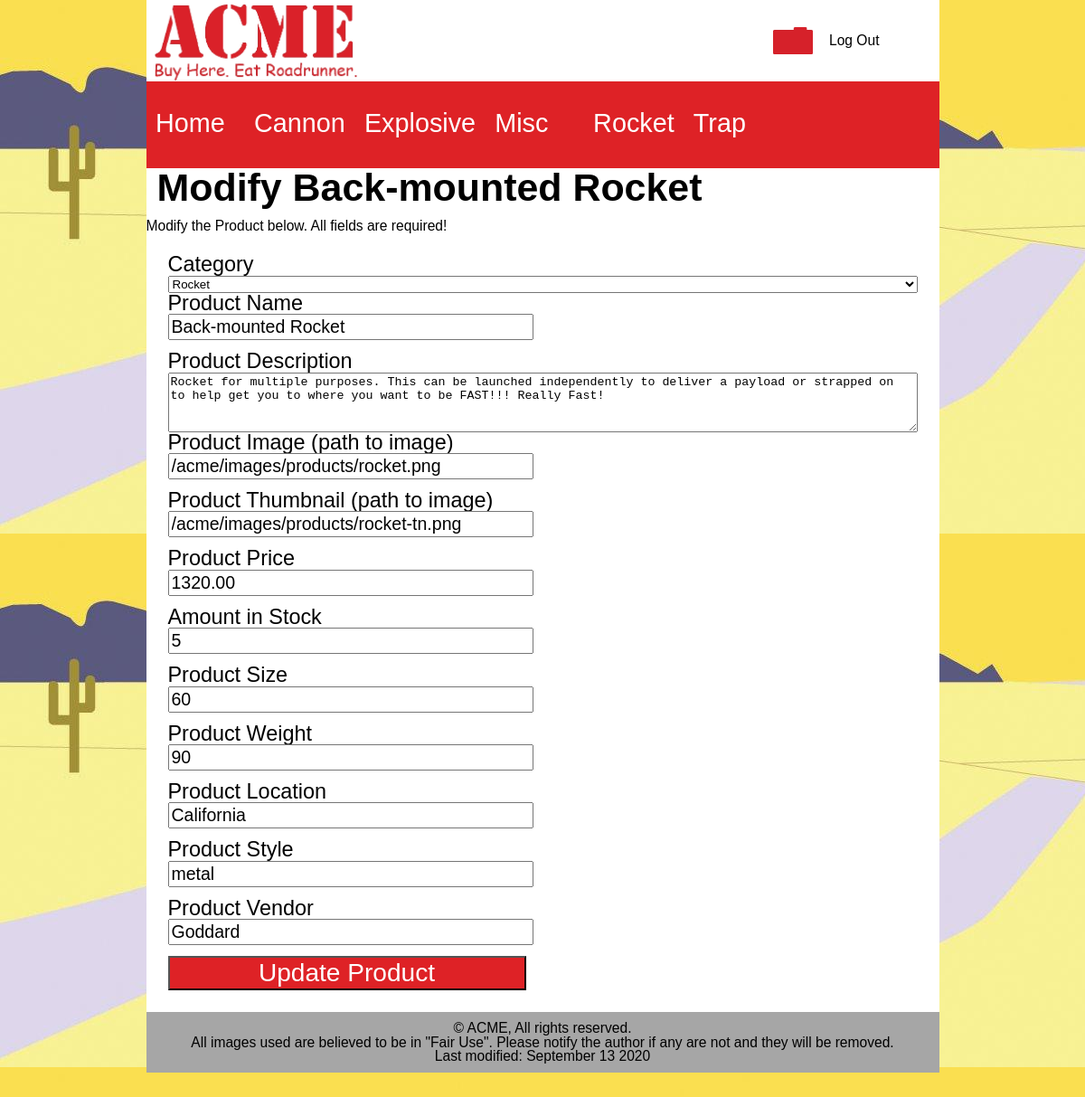
The page /products?action=mod&id=2 (signed in) on the database its author committed.
### tables this page shows
CREATE TABLE `categories` (
  `categoryId` int(10) UNSIGNED NOT NULL,
  `categoryName` varchar(30) NOT NULL
);

CREATE TABLE `inventory` (
  `invId` int(11) UNSIGNED NOT NULL,
  `invName` varchar(50) NOT NULL DEFAULT '',
  `invDescription` text NOT NULL,
  `invImage` varchar(50) NOT NULL DEFAULT '',
  `invThumbnail` varchar(50) NOT NULL DEFAULT '',
  `invPrice` decimal(10,2) NOT NULL DEFAULT '0.00',
  `invStock` smallint(6) NOT NULL DEFAULT '0',
  `invSize` smallint(6) NOT NULL DEFAULT '0',
  `invWeight` smallint(6) NOT NULL DEFAULT '0',
  `invLocation` varchar(35) NOT NULL DEFAULT '',
  `categoryId` int(10) UNSIGNED NOT NULL,
  `invVendor` varchar(20) NOT NULL DEFAULT '',
  `invStyle` varchar(20) NOT NULL DEFAULT ''
);

### model/acme-model.php (called while the page is built, shortened)
<?php
function getCategories(){
$db = acmeConnect();
$sql = 'SELECT categoryName, categoryId FROM categories ORDER BY categoryName ASC';
$stmt = $db->prepare($sql);
$stmt->execute();
$categories = $stmt->fetchAll();
return $categories;
}

### model/products-model.php (called while the page is built, shortened)
<?php
function getProductInfo($invId){
    $db = acmeConnect();
    $sql = 'SELECT * FROM inventory WHERE invId = :invId';
    $stmt = $db->prepare($sql);
    $stmt->bindValue(':invId', $invId, PDO::PARAM_INT);
    $stmt->execute();
    $prodInfo = $stmt->fetch(PDO::FETCH_ASSOC);
    return $prodInfo;
}

### view/prod-update.php (the view, shortened to what this page needs)
<?php
    $prodInfo = getProductInfo($invId);
    $catList = '<select id="catListDropDown" name="catListDropDown" form="invForm">';
    foreach ($categories as $category) {
        $catList .= "<option value='$category[categoryId]'";
        if (isset($catListDropDown) && ($category['categoryId'] == $catListDropDown) ) {
            $catList .= " selected";
        } elseif( isset($prodInfo['categoryId']) && ($category['categoryId'] === $prodInfo['categoryId']) ){
             $catList .= ' selected ';
        }
        $catList .= ">$category[categoryName]</option>";
    }
    $catList .= '</select>';
?>
<!DOCTYPE html>
<html lang="en-us">
    <head>
        <?php include "../common/head.php" ?>
    </head>
    <body>
      <div id="floatFrame">
        <header>
            <img id="logo" src="../images/site/logo.gif" alt="Acme Inc. Logo">
            <?php
                  echo $headerAccount
            ?>
            <nav>
                <?php
                    echo $navList;
                ?>
            </nav>
        </header>
        <main>
            <h1>
                <?php
                if( isset($prodInfo['invName']) ){
                    echo "Modify $prodInfo[invName] ";
                } elseif( isset($invName) ) {
                    echo $invName;
                }
                ?>
            </h1>
            <p>Modify the Product below. All fields are required!</p>
            <form action="/acme/products/index.php" id="invForm" method="post">
                <label for="catListDropDown">Category</label>
                <?php echo $catList; ?>
                <label for="invName">Product Name</label>
                <input type="text" id="invName" name="invName" required
                    <?php
                        if( isset($invName) ){
                            echo "value='$invName'";
                        } elseif( isset($prodInfo['invName']) ) {
                            echo "value='$prodInfo[invName]'";
                        }
                    ?>
                >
                <label for="invDescription">Product Description</label>
                <textarea id="invDescription" name="invDescription" rows="4" required><?php
                        if( isset($invDescription) ){
                            echo $invDescription;
                        } elseif( isset($prodInfo['invDescription']) ) {
                            echo $prodInfo['invDescription'];
                        }
                    ?></textarea>
                <label for="invImage">Product Image (path to image)</label>
                <input type="text" id="invImage" name="invImage" required
                    <?php
                        if( isset($invImage) ){
                            echo "value='$invImage'";
                        } elseif( isset($prodInfo['invImage']) ) {
                            echo "value='$prodInfo[invImage]'";
                        }
                    ?>
                >
                <label for="invThumbnail">Product Thumbnail (path to image)</label>
                <input type="text" id="invThumbnail" name="invThumbnail" required
                    <?php
                        if( isset($invThumbnail) ){
                            echo "value='$invThumbnail'";
                        } elseif( isset($prodInfo['invThumbnail']) ) {
                            echo "value='$prodInfo[invThumbnail]'";
                        }
                    ?>
                >
                <label for="invPrice">Product Price</label>
                <input type="number" id="invPrice" name="invPrice" required
                    <?php
                        if( isset($invPrice) ){
                            echo "value='$invPrice'";
                        } elseif( isset($prodInfo['invPrice']) ) {
                            echo "value='$prodInfo[invPrice]'";
                        }
                    ?>
                >
                <label for="invStock">Amount in Stock</label>
                <input type="number" id="invStock" name="invStock" required
                    <?php
                        if( isset($invStock) ){
                            echo "value='$invStock'";
                        } elseif( isset($prodInfo['invStock']) ) {
                            echo "value='$prodInfo[invStock]'";
                        }
                    ?>
                >
                <label for="invSize">Product Size</label>
                <input type="number" id="invSize" name="invSize" required
                    <?php
                        if( isset($invSize) ){
                            echo "value='$invSize'";
                        } elseif( isset($prodInfo['invSize']) ) {
                            echo "value='$prodInfo[invSize]'";
                        }
                    ?>
                >
                <label for="invWeight">Product Weight</label>
                <input type="number" id="invWeight" name="invWeight" required
                    <?php
                        if( isset($invWeight) ){
                            echo "value='$invWeight'";
                        } elseif( isset($prodInfo['invWeight']) ) {
                            echo "value='$prodInfo[invWeight]'";
                        }
                    ?>
                >
                <label for="invLocation">Product Location</label>
                <input type="text" id="invLocation" name="invLocation" required
                    <?php
                        if( isset($invLocation) ){
                            echo "value='$invLocation'";
                        } elseif( isset($prodInfo['invLocation']) ) {
                            echo "value='$prodInfo[invLocation]'";
                        }
                    ?>
                >
                <label for="invStyle">Product Style</label>
                <input type="text" id="invStyle" name="invStyle" required
                    <?php
                        if( isset($invStyle) ){
                            echo "value='$invStyle'";
                        } elseif( isset($prodInfo['invStyle']) ) {
                            echo "value='$prodInfo[invStyle]'";
                        }
                    ?>
                >
                <label for="invVendor">Product Vendor</label>
                <input type="text" id="invVendor" name="invVendor" required
                    <?php
                        if( isset($invVendor) ){
                            echo "value='$invVendor'";
                        } elseif( isset($prodInfo['invVendor']) ) {
                            echo "value='$prodInfo[invVendor]'";
                        }
                    ?>
                >
                <input type="submit" value="Update Product">
            </form>
        </main>
        <footer>
            <?php include "../common/footer.php"?>
        </footer>
      </div>
    </body>
</html>

### library/functions.php (shortened to what this page needs)
<?php
function createNav($categories){
    $navList = '<ul id="nav_ul">';
    $navList .= "<li id='homeNavItem' class='nav_li'><a href='/acme/' title='View the Acme home page'>Home</a></li>";
    foreach ($categories as $category) {
        $navList .= "<li id='$category[categoryName]NavItem' class='nav_li'><a href='/acme/products/?action=category&type=$category[categoryName]' title='View our $category[categoryName] product line'>$category[categoryName]</a></li>";
    }
    $navList .= '</ul>';
    return $navList;
}
function createHeaderAccount($loggedin){
    $headerAccount = '';
    if ($loggedin){
        $headerAccount .= "<a id='headerAccount' href='/acme/accounts/index.php?action=logout'>";
        $headerAccount .= "<img id='myAccountImg' src='/acme/images/site/account.gif' alt='My Account'>";
        $headerAccount  .= "<p>Log Out</p></a>";
    } else {
        $headerAccount  = "<a id='headerAccount' href='/acme/accounts/index.php?action=login'>";
        $headerAccount .= "<img id='myAccountImg' src='/acme/images/site/account.gif' alt='My Account'>";
        $headerAccount  .= "<p>My Account</p></a>";
    }
    return $headerAccount;
}

### styles/main.css (style rules this page uses)
html, body, div, span, h1, h2, h3, h4, h5, h6, p, a, img, ol, ul, li, article, aside, figure, figcaption, footer, header, nav, section { margin: 0; padding: 0; border: 0; font-size: 100%; }
body { line-height: 1; overflow-x: hidden; }
ol, ul { list-style: none; }
body { font-size: 15.6px; font-family: "Comic Sans MS", cursive, sans-serif; background-image: url(../images/site/background.jpg) ; display: flex; justify-content: center; }
#floatFrame { margin: 0 3.5% 7% 3.5%; background-color: #ffffff; width: 93%; display: flex; flex-direction: column; justify-content: space-between; }
header { display: flex; flex-wrap: wrap; justify-content: space-between; align-items: center; }
#logo { height: 10vw; max-height: 90px; margin-left: 1%; }
#headerAccount { display: flex; flex-wrap: nowrap; align-items: center; margin-right: 5vw; height: 4vw; max-height: 35px; }
#headerAccount:link, #headerAccount:visited { text-decoration: none; color: black; }
#headerAccount p { align-self: center; padding-left: 1.5vw; padding-right: 0.5vw; font-size: 0.8em; }
#myAccountImg { margin-left: 0.5vw; height: 3vw; max-height: 30px; }
nav { width: 100%; color: #ffffff; }
.nav_li > a { color: #ffffff; text-decoration: none; }
#nav_ul { display: flex; justify-content: flex-start; background-color: #de2226; height: 10vw; max-height: 96px; }
.nav_li { margin: 2vw .5vw 0 .5vw; padding: 1vw .5vw 0 .5vw; flex-basis: 10%; font-size: 3vw; }
h1 { font-size: 2.02em; margin-left: 1vw; margin-bottom: .8rem; }
form { display: flex; flex-direction: column; margin: 2vw; }
form label, form label { font-size: 1.5em; }
form input:not([type="submit"]) { margin-bottom: 1vw; font-size: 1.25em; width: 50vw; }
form [type="submit"] ,#createAccount { font-size: 1.8em; background-color:#de2226; color: #ffffff; width: 33vw; min-width: 125px; }
footer { font-size: 2.6vw; text-align: center; }
@media (min-width: 41.67em) { h1 { font-size: 275%; } }
@media (min-width: 41.67em) { footer { font-size: 1em; } }
@media (min-width: 41.67em) { #headerAccount p { font-size: 1em; } }
@media (min-width: 60em) { #floatFrame { max-width: 877px; } }
@media (min-width: 60em) { .nav_li { font-size: 28.77px; margin: 21.5px 5.3px 0 5.3px; padding: 10.7px 5.3px 0 5.3px; } }
@media (min-width: 60em) { form input:not([type="submit"]) ,form input:not([type="submit"]) { width: 33vw; } }

### rows shown on the page
categories: categoryName "Cannon"
categories: categoryName "Explosive"
categories: categoryName "Misc"
categories: categoryName "Rocket"
categories: categoryName "Trap"
inventory: invName "Back-mounted Rocket", invDescription "Rocket for multiple purposes. This can be launched independently to deliver a payload or strapped on to help get you to where you want to be FAST!!! Really Fast!", invImage "/acme/images/products/rocket.png", invThumbnail "/acme/images/products/rocket-tn.png", invPrice "1320.00", invStock "5", invSize "60", invWeight "90", invLocation "California", invStyle "metal", invVendor "Goddard"

### other values the page prints
date ("F d Y", filemtime("../index.php")) "September 13 2020"
form field catListDropDown "Rocket"
